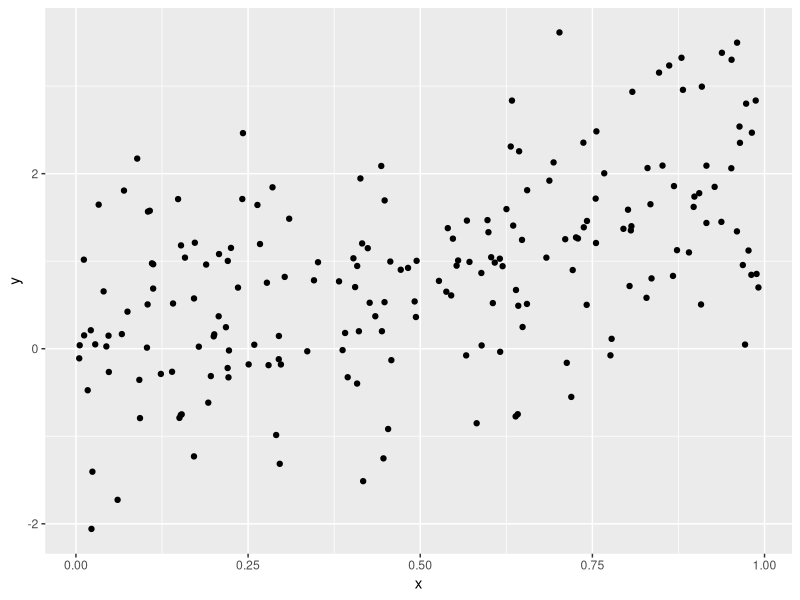

Reproduce this figure in R.
## ---- chunk 1
#| label: setup
#| echo: false
#| message: false
#| warning: false

library(tidyverse)
## ---- chunk 2


## ---- chunk 3


## ---- chunk 4
#| label: fig-scatter
#| echo: false
#| warning: false
#| message: false
#| fig-height: 3
#| fig-width: 10
#| fig-cap: "Scelerisque vitae sodales sapien sed lobortis mauris . Lorem erat condimentum platea risus non porta tortor nam libero. Accumsan varius magnis habitasse senectus egestas torquent porttitor praesent condimentum phasellus turpis class praesent."

set.seed(361263)

tibble(x = runif(200),
       y = 2 * x + rnorm(200)) |> 
  ggplot(aes(x = x, y = y)) +
  geom_point()

## ---- chunk 5
#| label: tbl-example
#| echo: false
#| warning: false
#| message: false
#| tbl-cap: "Habitant aliquet fames sociosqu curae mi massa in libero montes egestas."

set.seed(873624)

n <- 100
d <- tibble(Group = factor(rep(letters[1:5], each = n)),
            Count = rpois(5 * n, lambda = 3))

dd_tab <- table(d)

row.names(dd_tab) <- paste("Group", letters[1:5])

knitr::kable(dd_tab,
             booktabs = TRUE)
## ---- chunk 6
#| label: tbl-model_summary
#| echo: false
#| warning: false
#| message: false
#| tbl-cap: "Habitant aliquet fames sociosqu curae mi massa in libero montes egestas."


## ---- chunk 7
#| label: fig-model_plot
#| echo: false
#| warning: false
#| message: false
#| fig-cap: "Habitant aliquet fames sociosqu curae mi massa in libero montes egestas."


